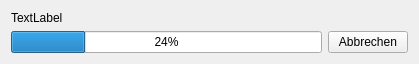
<?xml version="1.0" encoding="UTF-8"?>
<ui version="4.0">
 <author>Copyright (C) 2009 Pascal Mues</author>
 <class>ProcessInfo</class>
 <widget class="QWidget" name="ProcessInfo">
  <property name="windowModality">
   <enum>Qt::ApplicationModal</enum>
  </property>
  <property name="geometry">
   <rect>
    <x>0</x>
    <y>0</y>
    <width>419</width>
    <height>62</height>
   </rect>
  </property>
  <property name="windowTitle">
   <string>Form</string>
  </property>
  <layout class="QVBoxLayout" name="verticalLayout">
   <item>
    <layout class="QGridLayout" name="gridLayout">
     <item row="0" column="0" colspan="2">
      <widget class="QLabel" name="lblMessage">
       <property name="text">
        <string>TextLabel</string>
       </property>
      </widget>
     </item>
     <item row="1" column="0">
      <widget class="QProgressBar" name="progressBar">
       <property name="value">
        <number>24</number>
       </property>
      </widget>
     </item>
     <item row="1" column="1">
      <widget class="QPushButton" name="pushButton">
       <property name="text">
        <string>Abbrechen</string>
       </property>
      </widget>
     </item>
    </layout>
   </item>
  </layout>
 </widget>
 <resources/>
 <connections/>
</ui>
